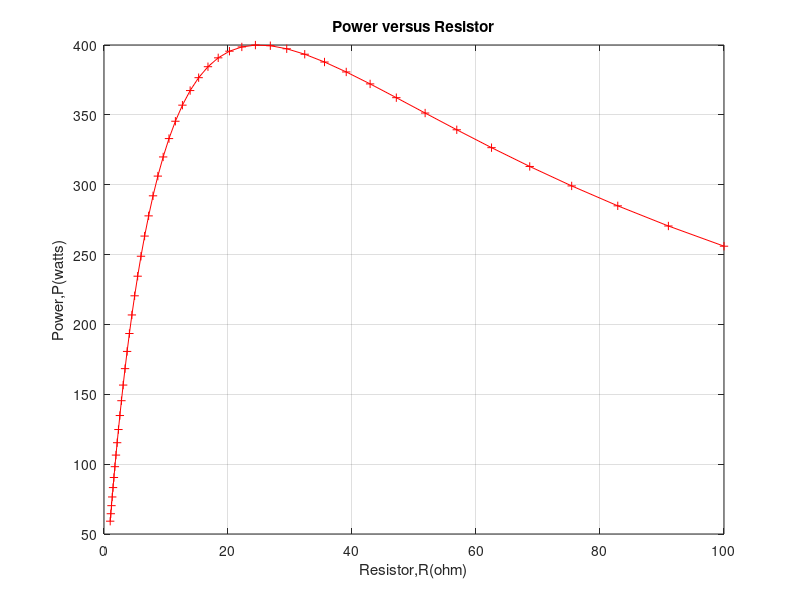

Reproduce this figure in MATLAB.
%Frank King
% This program will graph the power versus resistor on a graph to determine
% the max resistor value for max power.
% The max resistor value equals the thevenin equivalent resistor

R=logspace(0,2,50);
Power=R.*(200./(25+R)).^2
plot(R,Power,'r+-')   
title('Power versus Resistor')
xlabel('Resistor,R(ohm)')
ylabel('Power,P(watts)')
grid
